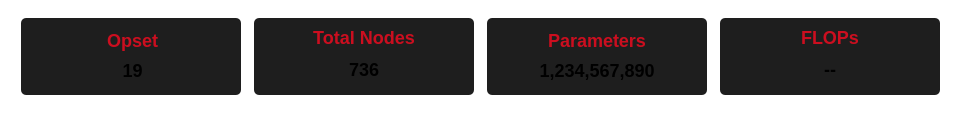
          <widget class="QFrame" name="cardFrame">
           <property name="sizePolicy">
            <sizepolicy hsizetype="Preferred" vsizetype="Preferred">
             <horstretch>0</horstretch>
             <verstretch>0</verstretch>
            </sizepolicy>
           </property>
           <property name="styleSheet">
            <string notr="true">background: transparent; /*rgb(40,40,40)*/</string>
           </property>
           <property name="frameShape">
            <enum>QFrame::Shape::StyledPanel</enum>
           </property>
           <property name="frameShadow">
            <enum>QFrame::Shadow::Raised</enum>
           </property>
           <layout class="QHBoxLayout" name="horizontalLayout">
            <property name="bottomMargin">
             <number>1</number>
            </property>
            <item>
             <widget class="QWidget" name="cardWidget" native="true">
              <property name="sizePolicy">
               <sizepolicy hsizetype="Preferred" vsizetype="Preferred">
                <horstretch>0</horstretch>
                <verstretch>0</verstretch>
               </sizepolicy>
              </property>
              <layout class="QHBoxLayout" name="horizontalLayout_2">
               <property name="spacing">
                <number>13</number>
               </property>
               <property name="topMargin">
                <number>6</number>
               </property>
               <property name="rightMargin">
                <number>25</number>
               </property>
               <property name="bottomMargin">
                <number>35</number>
               </property>
               <item>
                <widget class="QFrame" name="opsetFrame">
                 <property name="sizePolicy">
                  <sizepolicy hsizetype="Maximum" vsizetype="Fixed">
                   <horstretch>0</horstretch>
                   <verstretch>0</verstretch>
                  </sizepolicy>
                 </property>
                 <property name="minimumSize">
                  <size>
                   <width>220</width>
                   <height>70</height>
                  </size>
                 </property>
                 <property name="maximumSize">
                  <size>
                   <width>16777215</width>
                   <height>80</height>
                  </size>
                 </property>
                 <property name="styleSheet">
                  <string notr="true">QFrame {
   background: rgb(30,30,30);
    border-radius: 5px;
}

QFrame:hover {
   background: rgb(35,35,35);
}</string>
                 </property>
                 <property name="frameShape">
                  <enum>QFrame::Shape::StyledPanel</enum>
                 </property>
                 <property name="frameShadow">
                  <enum>QFrame::Shadow::Raised</enum>
                 </property>
                 <layout class="QVBoxLayout" name="verticalLayout_5">
                  <property name="rightMargin">
                   <number>6</number>
                  </property>
                  <item>
                   <widget class="QLabel" name="opsetLabel">
                    <property name="sizePolicy">
                     <sizepolicy hsizetype="Preferred" vsizetype="Fixed">
                      <horstretch>0</horstretch>
                      <verstretch>0</verstretch>
                     </sizepolicy>
                    </property>
                    <property name="styleSheet">
                     <string notr="true">QLabel {
    font-size: 18px;
    font-weight: bold;
	 color: rgb(204, 14, 31);
    background: transparent;
}</string>
                    </property>
                    <property name="text">
                     <string>Opset</string>
                    </property>
                    <property name="alignment">
                     <set>Qt::AlignmentFlag::AlignCenter</set>
                    </property>
                    <property name="textInteractionFlags">
                     <set>Qt::TextInteractionFlag::TextSelectableByMouse</set>
                    </property>
                   </widget>
                  </item>
                  <item>
                   <widget class="QLabel" name="opsetVersion">
                    <property name="sizePolicy">
                     <sizepolicy hsizetype="Preferred" vsizetype="Fixed">
                      <horstretch>0</horstretch>
                      <verstretch>0</verstretch>
                     </sizepolicy>
                    </property>
                    <property name="styleSheet">
                     <string notr="true">QLabel {
    font-size: 18px;
    font-weight: bold;
    background: transparent;
}</string>
                    </property>
                    <property name="text">
                     <string>19</string>
                    </property>
                    <property name="alignment">
                     <set>Qt::AlignmentFlag::AlignCenter</set>
                    </property>
                    <property name="textInteractionFlags">
                     <set>Qt::TextInteractionFlag::LinksAccessibleByMouse|Qt::TextInteractionFlag::TextSelectableByKeyboard|Qt::TextInteractionFlag::TextSelectableByMouse</set>
                    </property>
                   </widget>
                  </item>
                 </layout>
                </widget>
               </item>
               <item>
                <widget class="QFrame" name="nodesFrame">
                 <property name="sizePolicy">
                  <sizepolicy hsizetype="Maximum" vsizetype="Fixed">
                   <horstretch>0</horstretch>
                   <verstretch>0</verstretch>
                  </sizepolicy>
                 </property>
                 <property name="minimumSize">
                  <size>
                   <width>220</width>
                   <height>70</height>
                  </size>
                 </property>
                 <property name="maximumSize">
                  <size>
                   <width>16777215</width>
                   <height>80</height>
                  </size>
                 </property>
                 <property name="styleSheet">
                  <string notr="true">QFrame {
   background: rgb(30,30,30);
    border-radius: 5px;
}

QFrame:hover {
   background: rgb(35,35,35);
}</string>
                 </property>
                 <property name="frameShape">
                  <enum>QFrame::Shape::StyledPanel</enum>
                 </property>
                 <property name="frameShadow">
                  <enum>QFrame::Shadow::Raised</enum>
                 </property>
                 <layout class="QVBoxLayout" name="verticalLayout_12">
                  <property name="topMargin">
                   <number>9</number>
                  </property>
                  <item>
                   <widget class="QLabel" name="nodesLabel">
                    <property name="sizePolicy">
                     <sizepolicy hsizetype="Preferred" vsizetype="Fixed">
                      <horstretch>0</horstretch>
                      <verstretch>0</verstretch>
                     </sizepolicy>
                    </property>
                    <property name="styleSheet">
                     <string notr="true">QLabel {
    font-size: 18px;
    font-weight: bold;
	 color: rgb(204, 14, 31);
    background: transparent;
}</string>
                    </property>
                    <property name="text">
                     <string>Total Nodes</string>
                    </property>
                    <property name="alignment">
                     <set>Qt::AlignmentFlag::AlignCenter</set>
                    </property>
                    <property name="textInteractionFlags">
                     <set>Qt::TextInteractionFlag::LinksAccessibleByMouse</set>
                    </property>
                   </widget>
                  </item>
                  <item>
                   <widget class="QLabel" name="nodes">
                    <property name="sizePolicy">
                     <sizepolicy hsizetype="Preferred" vsizetype="Fixed">
                      <horstretch>0</horstretch>
                      <verstretch>0</verstretch>
                     </sizepolicy>
                    </property>
                    <property name="minimumSize">
                     <size>
                      <width>150</width>
                      <height>32</height>
                     </size>
                    </property>
                    <property name="styleSheet">
                     <string notr="true">QLabel {
    font-size: 18px;
    font-weight: bold;
    background: transparent;
}</string>
                    </property>
                    <property name="text">
                     <string>736</string>
                    </property>
                    <property name="scaledContents">
                     <bool>false</bool>
                    </property>
                    <property name="alignment">
                     <set>Qt::AlignmentFlag::AlignCenter</set>
                    </property>
                    <property name="wordWrap">
                     <bool>true</bool>
                    </property>
                    <property name="margin">
                     <number>0</number>
                    </property>
                    <property name="textInteractionFlags">
                     <set>Qt::TextInteractionFlag::LinksAccessibleByMouse|Qt::TextInteractionFlag::TextSelectableByKeyboard|Qt::TextInteractionFlag::TextSelectableByMouse</set>
                    </property>
                   </widget>
                  </item>
                 </layout>
                </widget>
               </item>
               <item>
                <widget class="QFrame" name="paramFrame">
                 <property name="sizePolicy">
                  <sizepolicy hsizetype="Maximum" vsizetype="Fixed">
                   <horstretch>0</horstretch>
                   <verstretch>0</verstretch>
                  </sizepolicy>
                 </property>
                 <property name="minimumSize">
                  <size>
                   <width>220</width>
                   <height>70</height>
                  </size>
                 </property>
                 <property name="maximumSize">
                  <size>
                   <width>16777215</width>
                   <height>80</height>
                  </size>
                 </property>
                 <property name="styleSheet">
                  <string notr="true">QFrame {
   background: rgb(30,30,30);
    border-radius: 5px;
}

QFrame:hover {
   background: rgb(35,35,35);
}</string>
                 </property>
                 <property name="frameShape">
                  <enum>QFrame::Shape::StyledPanel</enum>
                 </property>
                 <property name="frameShadow">
                  <enum>QFrame::Shadow::Raised</enum>
                 </property>
                 <layout class="QVBoxLayout" name="verticalLayout_9">
                  <item>
                   <widget class="QLabel" name="parametersLabel">
                    <property name="sizePolicy">
                     <sizepolicy hsizetype="Preferred" vsizetype="Fixed">
                      <horstretch>0</horstretch>
                      <verstretch>0</verstretch>
                     </sizepolicy>
                    </property>
                    <property name="styleSheet">
                     <string notr="true">QLabel {
    font-size: 18px;
    font-weight: bold;
	 color: rgb(204, 14, 31);
    background: transparent;
}</string>
                    </property>
                    <property name="text">
                     <string>Parameters</string>
                    </property>
                    <property name="alignment">
                     <set>Qt::AlignmentFlag::AlignCenter</set>
                    </property>
                    <property name="textInteractionFlags">
                     <set>Qt::TextInteractionFlag::LinksAccessibleByMouse</set>
                    </property>
                   </widget>
                  </item>
                  <item>
                   <widget class="QLabel" name="parameters">
                    <property name="sizePolicy">
                     <sizepolicy hsizetype="Preferred" vsizetype="Fixed">
                      <horstretch>0</horstretch>
                      <verstretch>0</verstretch>
                     </sizepolicy>
                    </property>
                    <property name="styleSheet">
                     <string notr="true">QLabel {
    font-size: 18px;
    font-weight: bold;
    background: transparent;
}</string>
                    </property>
                    <property name="text">
                     <string>1,234,567,890</string>
                    </property>
                    <property name="alignment">
                     <set>Qt::AlignmentFlag::AlignCenter</set>
                    </property>
                    <property name="textInteractionFlags">
                     <set>Qt::TextInteractionFlag::LinksAccessibleByMouse|Qt::TextInteractionFlag::TextSelectableByKeyboard|Qt::TextInteractionFlag::TextSelectableByMouse</set>
                    </property>
                   </widget>
                  </item>
                 </layout>
                </widget>
               </item>
               <item>
                <widget class="QFrame" name="flopsFrame">
                 <property name="sizePolicy">
                  <sizepolicy hsizetype="Maximum" vsizetype="Fixed">
                   <horstretch>0</horstretch>
                   <verstretch>0</verstretch>
                  </sizepolicy>
                 </property>
                 <property name="minimumSize">
                  <size>
                   <width>220</width>
                   <height>70</height>
                  </size>
                 </property>
                 <property name="maximumSize">
                  <size>
                   <width>16777215</width>
                   <height>80</height>
                  </size>
                 </property>
                 <property name="cursor">
                  <cursorShape>ArrowCursor</cursorShape>
                 </property>
                 <property name="styleSheet">
                  <string notr="true">QFrame {
   background: rgb(30,30,30);
    border-radius: 5px;
}

QFrame:hover {
   background: rgb(35,35,35);
}</string>
                 </property>
                 <property name="frameShape">
                  <enum>QFrame::Shape::StyledPanel</enum>
                 </property>
                 <property name="frameShadow">
                  <enum>QFrame::Shadow::Raised</enum>
                 </property>
                 <layout class="QVBoxLayout" name="verticalLayout_11">
                  <item>
                   <widget class="QLabel" name="flopsLabel">
                    <property name="sizePolicy">
                     <sizepolicy hsizetype="Preferred" vsizetype="Fixed">
                      <horstretch>0</horstretch>
                      <verstretch>0</verstretch>
                     </sizepolicy>
                    </property>
                    <property name="styleSheet">
                     <string notr="true">QLabel {
    font-size: 18px;
    font-weight: bold;
	 color: rgb(204, 14, 31);
    background: transparent;
}</string>
                    </property>
                    <property name="text">
                     <string>FLOPs</string>
                    </property>
                    <property name="alignment">
                     <set>Qt::AlignmentFlag::AlignCenter</set>
                    </property>
                    <property name="textInteractionFlags">
                     <set>Qt::TextInteractionFlag::LinksAccessibleByMouse</set>
                    </property>
                   </widget>
                  </item>
                  <item>
                   <widget class="QLabel" name="flops">
                    <property name="sizePolicy">
                     <sizepolicy hsizetype="MinimumExpanding" vsizetype="Fixed">
                      <horstretch>0</horstretch>
                      <verstretch>0</verstretch>
                     </sizepolicy>
                    </property>
                    <property name="minimumSize">
                     <size>
                      <width>200</width>
                      <height>32</height>
                     </size>
                    </property>
                    <property name="styleSheet">
                     <string notr="true">QLabel {
    font-size: 18px;
    font-weight: bold;
    background: transparent;
}</string>
                    </property>
                    <property name="text">
                     <string>--</string>
                    </property>
                    <property name="scaledContents">
                     <bool>false</bool>
                    </property>
                    <property name="alignment">
                     <set>Qt::AlignmentFlag::AlignCenter</set>
                    </property>
                    <property name="wordWrap">
                     <bool>true</bool>
                    </property>
                    <property name="textInteractionFlags">
                     <set>Qt::TextInteractionFlag::LinksAccessibleByMouse|Qt::TextInteractionFlag::TextSelectableByKeyboard|Qt::TextInteractionFlag::TextSelectableByMouse</set>
                    </property>
                   </widget>
                  </item>
                 </layout>
                </widget>
               </item>
              </layout>
             </widget>
            </item>
           </layout>
          </widget>
